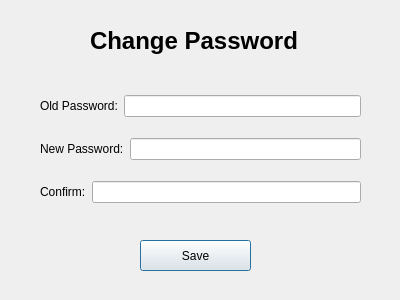
<?xml version="1.0" encoding="UTF-8"?>
<ui version="4.0">
 <class>changeadmin</class>
 <widget class="QDialog" name="changeadmin">
  <property name="geometry">
   <rect>
    <x>0</x>
    <y>0</y>
    <width>400</width>
    <height>300</height>
   </rect>
  </property>
  <property name="windowTitle">
   <string>Dialog</string>
  </property>
  <widget class="QWidget" name="layoutWidget">
   <property name="geometry">
    <rect>
     <x>40</x>
     <y>80</y>
     <width>321</width>
     <height>141</height>
    </rect>
   </property>
   <layout class="QVBoxLayout" name="verticalLayout">
    <item>
     <layout class="QHBoxLayout" name="horizontalLayout">
      <item>
       <widget class="QLabel" name="label">
        <property name="text">
         <string>Old Password:</string>
        </property>
       </widget>
      </item>
      <item>
       <widget class="QLineEdit" name="lineEdit_old">
        <property name="echoMode">
         <enum>QLineEdit::EchoMode::Password</enum>
        </property>
       </widget>
      </item>
     </layout>
    </item>
    <item>
     <layout class="QHBoxLayout" name="horizontalLayout_2">
      <item>
       <widget class="QLabel" name="label_2">
        <property name="text">
         <string>New Password:</string>
        </property>
       </widget>
      </item>
      <item>
       <widget class="QLineEdit" name="lineEdit_new">
        <property name="echoMode">
         <enum>QLineEdit::EchoMode::Password</enum>
        </property>
       </widget>
      </item>
     </layout>
    </item>
    <item>
     <layout class="QHBoxLayout" name="horizontalLayout_3">
      <item>
       <widget class="QLabel" name="label_3">
        <property name="text">
         <string>Confirm:</string>
        </property>
       </widget>
      </item>
      <item>
       <widget class="QLineEdit" name="lineEdit_confirm">
        <property name="echoMode">
         <enum>QLineEdit::EchoMode::Password</enum>
        </property>
       </widget>
      </item>
     </layout>
    </item>
   </layout>
  </widget>
  <widget class="QPushButton" name="btn_save">
   <property name="geometry">
    <rect>
     <x>140</x>
     <y>240</y>
     <width>111</width>
     <height>31</height>
    </rect>
   </property>
   <property name="text">
    <string>Save</string>
   </property>
  </widget>
  <widget class="QLabel" name="label_title">
   <property name="geometry">
    <rect>
     <x>90</x>
     <y>20</y>
     <width>221</width>
     <height>41</height>
    </rect>
   </property>
   <property name="styleSheet">
    <string notr="true">font-size: 18pt; font-weight: bold;</string>
   </property>
   <property name="text">
    <string>Change Password</string>
   </property>
  </widget>
 </widget>
 <resources/>
 <connections/>
</ui>
